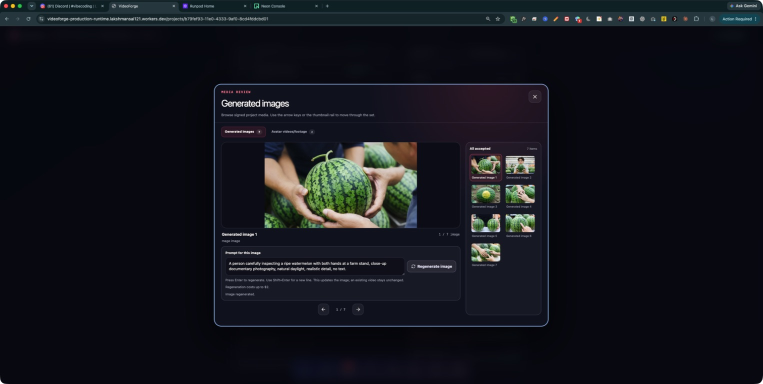
#> input picture project-context/evidence/acceptance/VF-10-09/2026-09-14-image-regeneration-source/chrome-regenerated.png, 1525 x 768 px (shown at 1/2 size)
$ python -i fal_wide.py   (imports and definitions only)   (older library calls are emulated)
#> lines starting #> are read from the running program, lines starting #| are printed output that depends on the picture
"""Restore a Fal FlashHead square crop to its pinned wide source image."""

from __future__ import annotations

import hashlib
import os
import subprocess
from dataclasses import dataclass
from pathlib import Path

from videoforge_image_media.subprocess_options import background_creationflags


@dataclass(frozen=True)
class PreparedFalSource:
    """Immutable pinned-image work reusable only within one render job.

    Registration, optical-flow state and output buffers remain private to each clip.
    """

    source_path: Path
    source_sha256: str
    size_bytes: int
    modified_ns: int
    background: object
    source_features: tuple
    blend_mask: object

    @property
    def identity(self) -> tuple[Path, str]:
        return self.source_path, self.source_sha256

    # [5 lines left out: function validate_source, not called in this run]


def prepare_fal_source(source: Path, *, source_sha256: str | None = None) -> PreparedFalSource:
    """Prepare a verified source once; callers own and discard it with their job."""
    import cv2
    import numpy as np

    source = source.resolve()
    with source.open("rb") as stream:
        before = os.fstat(stream.fileno())
        encoded = stream.read()
        read_stat = os.fstat(stream.fileno())
    def source_facts(stat):
        return stat.st_dev, stat.st_ino, stat.st_size, stat.st_mtime_ns

    if source_facts(before) != source_facts(read_stat) or len(encoded) != before.st_size:
        raise ValueError("Fal prepared source identity drifted")
    if source_facts(before) != source_facts(source.stat()):
        raise ValueError("Fal prepared source identity drifted")
    digest = hashlib.sha256(encoded).hexdigest()
    if source_sha256 is not None and digest != source_sha256.removeprefix("sha256:"):
        raise ValueError("Fal prepared source checksum mismatched")
    if not encoded:
        raise ValueError("Fal source image is unreadable")
    # Decode the exact checked bytes rather than reopening a path after hashing.
    background = cv2.imdecode(np.frombuffer(encoded, dtype=np.uint8), cv2.IMREAD_COLOR)
    del encoded
    if background is None:
        raise ValueError("Fal source image is unreadable")
    background = cv2.resize(background, (1920, 1080), interpolation=cv2.INTER_AREA)
    detector = cv2.ORB_create(nfeatures=5000)
    points, descriptors = detector.detectAndCompute(
        cv2.cvtColor(background, cv2.COLOR_BGR2GRAY), None
    )
    if descriptors is None:
        raise ValueError("Fal crop has no source features")
    after = source.stat()
    if source_facts(before) != source_facts(after):
        raise ValueError("Fal prepared source identity drifted")
    mask = _blend_mask()
    for array in (background, descriptors, mask):
        array.setflags(write=False)
    return PreparedFalSource(source, digest, after.st_size, after.st_mtime_ns,
                             background, (tuple(points), descriptors), mask)


# [39 lines left out: functions _perspective_maps, _clipped_crop_bounds, _blend_mask, not called in this run]


class _LowerCropAnchor:
    """Join the moving collar to the still torso without crossfading two collars."""

    # [104 lines left out: functions __init__, apply, _fit_similarity, _register_crop, not called in this run]


class _WideFrameComposer:
    """Own bounded scratch buffers and collar-flow state for exactly one clip."""

    # [95 lines left out: functions __init__, apply, compose_fal_wide, not called in this run]

>>> import cv2
>>> picture = cv2.imread('../../../../../../project-context/evidence/acceptance/VF-10-09/2026-09-14-image-regeneration-source/chrome-regenerated.png', cv2.IMREAD_GRAYSCALE)
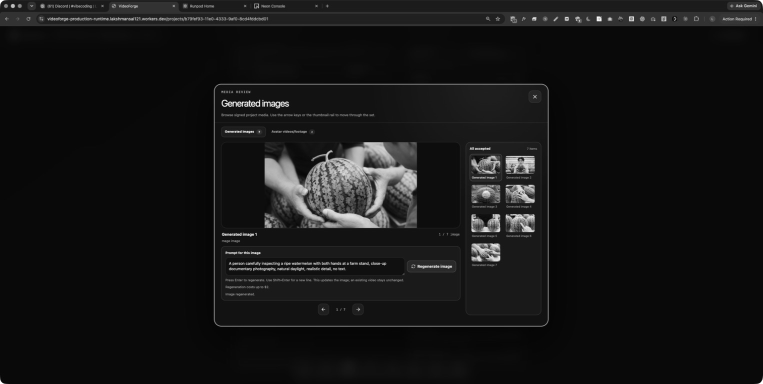
#> picture: shape (768, 1525) (shown at 1/2 size); min 0, max 255, mean 21
#> (the run stopped early here; a loop or call above may not have finished)
